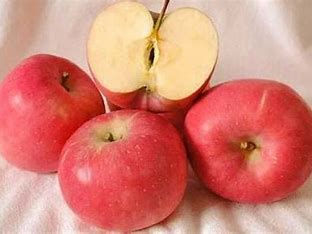
#> input picture apple.jpg, 312 x 234 px
$ python main.py
#> lines starting #> are read from the running program, lines starting #| are printed output that depends on the picture; after the words box and inside, x2 and y2 are one past the last pixel; in counts of white or black regions, pixels touching at a corner belong together
# -*- coding = uft-8 -*-
# @TIME : 2024/5/6 16:13
# @Author : Morisummer
# @File : main.py
# @Software : PyCharm
import cv2

# 读取图像
img = cv2.imread('apple.jpg')
#> img is the input picture: shape (234, 312, 3); mean B, G, R 116.3, 129.5, 214.1

# 中文文本内容
chinese_text = '你好，世界！'

# 文本位置和字体设置
font_path = '/Users/26757/Desktop/python/图片显示中文/font.ttf'  # 修改为你的字体文件路径
font_scale = 1.0
font_color = (0, 0, 255)
thickness = 2


# 在图像上添加中文文本
cv2.putText(img, chinese_text, (30, 30), cv2.FONT_HERSHEY_SIMPLEX, font_scale, font_color, thickness, lineType=cv2.LINE_AA)
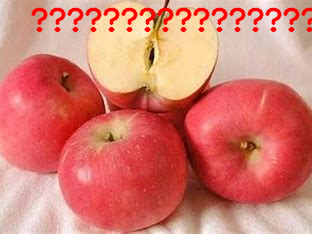
#> img: shape (234, 312, 3); 4.29% of pixels changed, all inside (x1, y1, x2, y2) = (31, 7, 312, 33)

# 显示图像
cv2.imshow('image', img)
cv2.waitKey(0)
cv2.destroyAllWindows()
